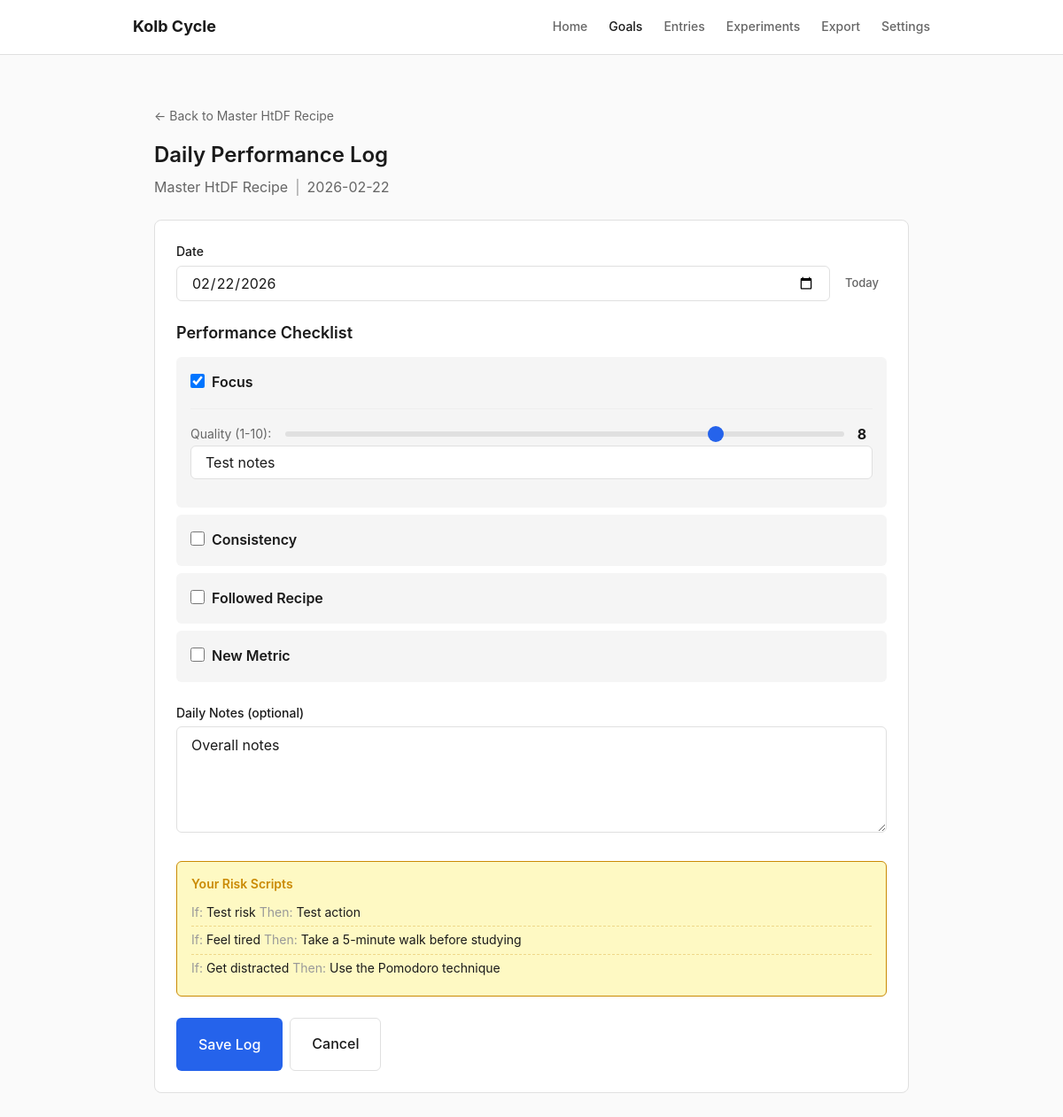
Page /goals/1/log/2026-02-22 on the committed database.
### tables this page shows
CREATE TABLE goals (
                id INTEGER PRIMARY KEY AUTOINCREMENT,
                title TEXT NOT NULL,
                description TEXT DEFAULT '',
                outcome_target TEXT DEFAULT '',
                target_date DATE,
                target_metric TEXT DEFAULT '',
                is_archived INTEGER DEFAULT 0,
                created_at DATETIME DEFAULT CURRENT_TIMESTAMP,
                updated_at DATETIME DEFAULT CURRENT_TIMESTAMP
            );

CREATE TABLE goal_performance_metrics (
                id INTEGER PRIMARY KEY AUTOINCREMENT,
                goal_id INTEGER NOT NULL,
                metric_name TEXT NOT NULL,
                metric_order INTEGER DEFAULT 0,
                created_at DATETIME DEFAULT CURRENT_TIMESTAMP,
                FOREIGN KEY (goal_id) REFERENCES goals(id) ON DELETE CASCADE
            );

CREATE TABLE goal_performance_entries (
                id INTEGER PRIMARY KEY AUTOINCREMENT,
                daily_log_id INTEGER NOT NULL,
                metric_id INTEGER NOT NULL,
                completed INTEGER DEFAULT 0,
                rating INTEGER DEFAULT 0,
                notes TEXT DEFAULT '',
                FOREIGN KEY (daily_log_id) REFERENCES goal_daily_logs(id) ON DELETE CASCADE,
                FOREIGN KEY (metric_id) REFERENCES goal_performance_metrics(id) ON DELETE CASCADE
            );

CREATE TABLE goal_daily_logs (
                id INTEGER PRIMARY KEY AUTOINCREMENT,
                goal_id INTEGER NOT NULL,
                log_date DATE NOT NULL,
                notes TEXT DEFAULT '',
                created_at DATETIME DEFAULT CURRENT_TIMESTAMP,
                updated_at DATETIME DEFAULT CURRENT_TIMESTAMP,
                UNIQUE(goal_id, log_date),
                FOREIGN KEY (goal_id) REFERENCES goals(id) ON DELETE CASCADE
            );

CREATE TABLE goal_risks (
                id INTEGER PRIMARY KEY AUTOINCREMENT,
                goal_id INTEGER NOT NULL,
                risk_description TEXT NOT NULL,
                scripted_action TEXT NOT NULL,
                created_at DATETIME DEFAULT CURRENT_TIMESTAMP,
                FOREIGN KEY (goal_id) REFERENCES goals(id) ON DELETE CASCADE
            );

### app.py (the view)
@app.route("/goals/<int:goal_id>/log")
@app.route("/goals/<int:goal_id>/log/<log_date>")
def goal_daily_log(goal_id, log_date=None):
    from datetime import date
    goal = db.get_goal(goal_id)
    if not goal:
        flash("Goal not found", "error")
        return redirect(url_for("goals_dashboard"))
    if not log_date:
        log_date = date.today().isoformat()
    existing_log = db.get_daily_log(goal_id, log_date)
    metrics = db.get_goal_metrics(goal_id)
    entries_map = {}
    if existing_log and existing_log.get("entries"):
        for entry in existing_log["entries"]:
            entries_map[entry["metric_id"]] = entry
    return render_template(
        "goal_daily_log.html",
        goal=goal,
        log_date=log_date,
        existing_log=existing_log,
        metrics=metrics,
        entries_map=entries_map,
    )

### app.py (called while the page is built)
@app.context_processor
def inject_globals():
    settings = db.get_all_settings()
    return {"settings": settings, "now": datetime.now()}

### db.py (called while the page is built)
@contextmanager
def get_db():
    conn = sqlite3.connect(DATABASE_PATH)
    conn.row_factory = sqlite3.Row
    conn.execute("PRAGMA foreign_keys = ON")
    try:
        yield conn
        conn.commit()
    except Exception:
        conn.rollback()
        raise
    finally:
        conn.close()

def get_all_settings():
    defaults = {
        "preferred_mode": "wizard",
        "default_domain": "",
        "autosave_enabled": "true",
        "font_size": "medium",
    }
    with get_db() as conn:
        rows = conn.execute("SELECT key, value FROM settings").fetchall()
        settings = {row["key"]: row["value"] for row in rows}
    for k, v in defaults.items():
        if k not in settings:
            settings[k] = v
    return settings

def get_goal_metrics(goal_id):
    with get_db() as conn:
        metrics = conn.execute(
            """
            SELECT * FROM goal_performance_metrics
            WHERE goal_id = ? ORDER BY metric_order, id
        """,
            (goal_id,),
        ).fetchall()
        return [dict(m) for m in metrics]

def get_daily_log(goal_id, log_date):
    with get_db() as conn:
        log = conn.execute(
            """
            SELECT * FROM goal_daily_logs
            WHERE goal_id = ? AND log_date = ?
        """,
            (goal_id, log_date),
        ).fetchone()
        if not log:
            return None
        log = dict(log)
        entries = conn.execute(
            """
            SELECT pe.*, pm.metric_name
            FROM goal_performance_entries pe
            JOIN goal_performance_metrics pm ON pe.metric_id = pm.id
            WHERE pe.daily_log_id = ?
            ORDER BY pm.metric_order, pm.id
        """,
            (log["id"],),
        ).fetchall()
        log["entries"] = [dict(e) for e in entries]
        return log

### templates/goal_daily_log.html (shortened to what this page needs)
{% extends "base.html" %}
{% block content %}
<div class="container">
    <div class="mb-md">
        <a href="{{ url_for('view_goal', goal_id=goal.id, tab='performance') }}" class="text-sm text-secondary">&larr; Back to {{ goal.title }}</a>
    </div>
    <div class="goal-log-header mb-lg">
        <h1>Daily Performance Log</h1>
        <div class="goal-log-meta">
            <span class="text-secondary">{{ goal.title }}</span>
            <span class="text-muted">|</span>
            <span>{{ log_date }}</span>
        </div>
    </div>
    <form action="{{ url_for('save_daily_log_form', goal_id=goal.id) }}" method="POST" class="card" id="daily-log-form">
        <div class="form-group mb-lg">
            <label class="form-label">Date</label>
            <div class="form-inline">
                <input type="date" name="log_date_display" class="form-input" value="{{ log_date }}"
                       onchange="window.location.href='{{ url_for('goal_daily_log', goal_id=goal.id) }}/' + this.value">
                <a href="{{ url_for('goal_daily_log', goal_id=goal.id) }}" class="btn btn-ghost btn-sm">Today</a>
            </div>
        </div>
        {% if metrics %}
        <div class="performance-checklist">
            <h2 class="mb-md">Performance Checklist</h2>
            {% for metric in metrics %}
            {% set entry = entries_map.get(metric.id, {}) %}
            <div class="metric-log-item">
                <div class="metric-log-header">
                    <label class="form-check">
                        <input type="checkbox" name="completed_{{ metric.id }}"
                               {% if entry.get('completed') %}checked{% endif %}
                               onchange="toggleRating(this, {{ metric.id }})">
                        <span class="form-check-label metric-name">{{ metric.metric_name }}</span>
                    </label>
                </div>
                <div class="metric-log-details" id="rating-section-{{ metric.id }}"
                     style="{% if not entry.get('completed') %}display:none;{% endif %}">
                    <div class="rating-row">
                        <label class="text-sm text-secondary">Quality (1-10):</label>
                        <div class="rating-slider">
                            <input type="range" name="rating_{{ metric.id }}"
                                   min="1" max="10" value="{{ entry.get('rating', 5) }}"
                                   oninput="updateRatingDisplay(this)">
                            <span class="rating-value">{{ entry.get('rating', 5) }}</span>
                        </div>
                    </div>
                    <div class="form-group mt-sm">
                        <input type="text" name="notes_{{ metric.id }}" class="form-input"
                               value="{{ entry.get('notes', '') }}"
                               placeholder="Optional notes for this metric">
                    </div>
                </div>
            </div>
            {% endfor %}
        </div>
        {% else %}
        <div class="empty-state">
            <div class="empty-state-title">No metrics defined</div>
            <div class="empty-state-text">Add performance metrics to your goal before logging.</div>
            <a href="{{ url_for('view_goal', goal_id=goal.id, tab='performance') }}" class="btn btn-primary">Add Metrics</a>
        </div>
        {% endif %}
        <div class="form-group mt-lg">
            <label class="form-label">Daily Notes (optional)</label>
            <textarea name="notes" class="form-textarea"
                      placeholder="Any additional reflections or observations for today">{{ existing_log.notes if existing_log else '' }}</textarea>
        </div>
        {% if goal.risks %}
        <div class="risk-reminder mt-lg">
            <h3 class="text-sm mb-sm">Your Risk Scripts</h3>
            <div class="risk-reminder-list">
                {% for risk in goal.risks[:3] %}
                <div class="risk-reminder-item text-sm">
                    <span class="text-muted">If:</span> {{ risk.risk_description[:40] }}{% if risk.risk_description|length > 40 %}...{% endif %}
                    <span class="text-muted">Then:</span> {{ risk.scripted_action[:40] }}{% if risk.scripted_action|length > 40 %}...{% endif %}
                </div>
                {% endfor %}
            </div>
        </div>
        {% endif %}
        {% if metrics %}
        <div class="form-actions mt-lg">
            <button type="submit" class="btn btn-primary btn-lg">Save Log</button>
            <a href="{{ url_for('view_goal', goal_id=goal.id, tab='performance') }}" class="btn btn-secondary btn-lg">Cancel</a>
        </div>
        {% endif %}
    </form>
</div>
{% endblock %}

### rows in the picture
goals: title "Master HtDF Recipe"
goal_performance_metrics: metric_name "Focus", get "8"
goal_performance_entries: get "Test notes"
goal_performance_metrics: metric_name "Consistency"
goal_performance_metrics: metric_name "Followed Recipe"
goal_performance_metrics: metric_name "New Metric"
goal_daily_logs: notes "Overall notes"
goal_risks: risk_description "Test risk", scripted_action "Test action"
goal_risks: risk_description "Feel tired", scripted_action "Take a 5-minute walk before studying"
goal_risks: risk_description "Get distracted", scripted_action "Use the Pomodoro technique"

### other values in the picture
{{ log_date }} "2026-02-22"
